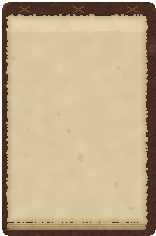
#> input picture assets/ui/buch_seite.png, 156 x 236 px
$ python gen_page_sheet.py
#> lines starting #> are read from the running program, lines starting #| are printed output that depends on the picture; after the words box and inside, x2 and y2 are one past the last pixel; in counts of white or black regions, pixels touching at a corner belong together
#!/usr/bin/env python3
"""The journal page's sheet, for the page turn (shaders/page_turn.gdshader, approved 2026-11-06 from
build/preview/buch/turn.py). Out: assets/ui/buch_blatt.png, R = paper (the deckled edge's holes filled: the
sheet is one piece), G = the sheet including where it runs on under the stitched band (the turned page covers
the band), A = the page picture's own alpha."""
import os

import numpy as np
from PIL import Image
from scipy import ndimage as nd

UI = os.path.join(os.path.dirname(__file__), '..', 'assets', 'ui')
HINGE, PAPER_TOP = 3, 15

page = np.array(Image.open(os.path.join(UI, 'buch_seite.png')).convert('RGBA')).astype(int)
H, W = page.shape[:2]
#> H = 236; W = 156
paper = (page[..., 0] > 150) & (page[..., 1] > 120) & (page[..., 3] > 0)
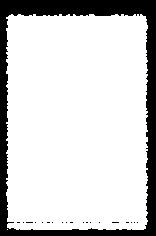
#> paper: shape (236, 156) bool; 81.2% white; 20 black regions (19 under 20 px), largest, box (x1, y1, x2, y2) and area: (0, 0, 156, 236) 6887
paper = nd.binary_fill_holes(nd.binary_closing(paper, iterations=2)) & (page[..., 3] > 0)
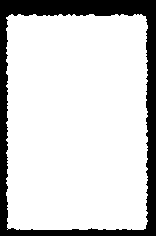
#> paper: shape (236, 156) bool; 81.4% white; 1 black region, box (x1, y1, x2, y2) and area: (0, 0, 156, 236) 6845
sheet = paper.copy()
cols = paper.any(0) & (np.arange(W) > 8) & (np.arange(W) < 146)
sheet[HINGE:PAPER_TOP + 1, :] |= cols[None, :]
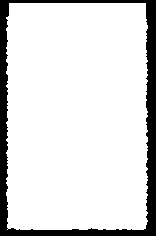
#> sheet: shape (236, 156) bool; 85.9% white; 1 black region, box (x1, y1, x2, y2) and area: (0, 0, 156, 236) 5176
out = np.zeros((H, W, 4), np.uint8)
out[..., 0] = paper * 255
out[..., 1] = sheet * 255
out[..., 3] = 255
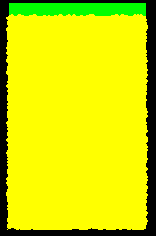
#> out: shape (236, 156, 4); mean of channels 0, 1, 2, 3 207.6, 219.1, 0, 255; drawn as R, G, B
out[..., 2] = (page[..., 3] > 0) * 255
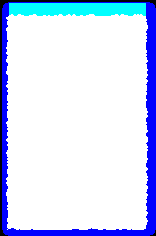
#> out: shape (236, 156, 4); mean of channels 0, 1, 2, 3 207.6, 219.1, 249.2, 255; drawn as R, G, B
Image.fromarray(out).save(os.path.join(UI, 'buch_blatt.png'))
print('buch_blatt.png', W, H, int(paper.sum()), int(sheet.sum()))
#| buch_blatt.png 156 236 29971 31640
